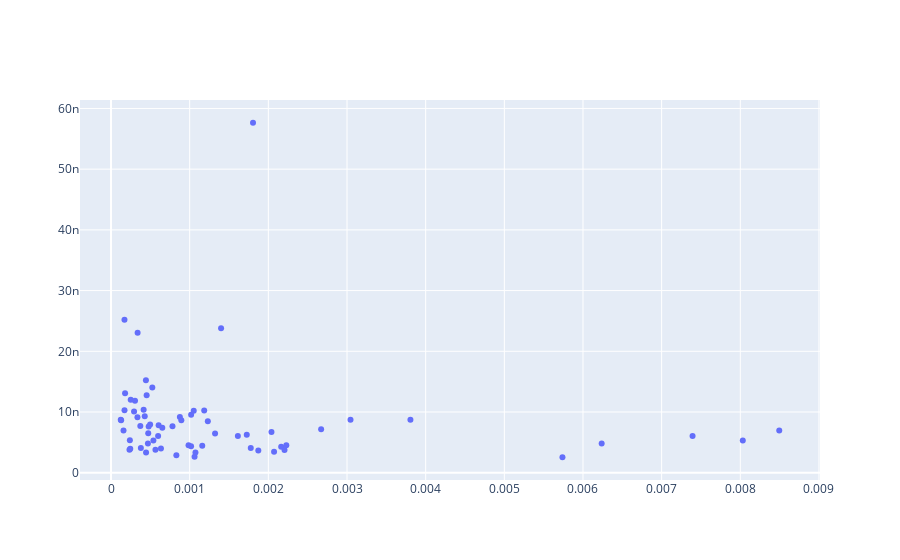

Source (notebook cell):
### Code cell
fig = go.Figure()

fig.add_trace(go.Scatter(x = df['variance'], y = df['seuil'], mode = 'markers'))
fig.show()
